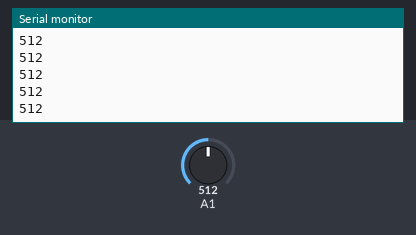
A sketch run on a simulated Arduino Uno, built with avr-gcc and run on an emulated ATmega328P. Parts: the last lines printed to the serial monitor. The test bench sets the inputs (shaded band); at power-on: A1 = 512.

Above: at 1.2 s.
1.3 s: A1 set to 716
At 1.31 s:
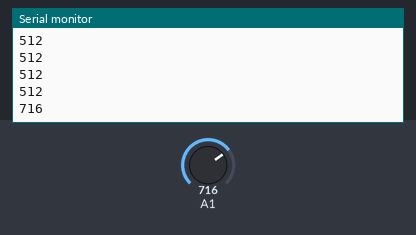
2.8 s: A1 set to 900
At 2.81 s:
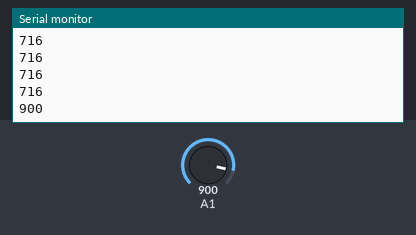
Timing chart, 0 to 5.8 s (numbered marks = the images above; inputs shaded):
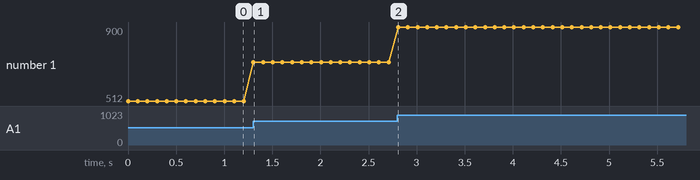

Measured:
- after the input at 1.3 s, the serial monitor: prints a new line at once (image 1)
- after the input at 2.8 s, the serial monitor: prints a new line at once (image 2)
- plotted number 1: 512 → 716 after the input at 1.3 s, 716 → 900 after the input at 2.8 s

The sketch:

sketch_jul05a.ino
```cpp
void setup() {
  pinMode(A1,INPUT);
  Serial.begin(38400);
}

void loop() {
  Serial.println(analogRead(A1));
  delay(100);
}
```

temp_IR.cpp
```cpp
 #include "temp_IR.h"

byte crc8(byte *addr, byte len)
{
 byte crc = 0;
 while (len--) {
   byte inbyte = *addr++;
   for (byte i = 8; i; i--)
   {
     byte carry = (crc ^ inbyte) & 0x80;
     crc <<= 1;
     if (carry)
       crc ^= 0x7;
     inbyte <<= 1;
   }
 }
 return crc;
}


void temp_IR::write_word16(){
  uint8_t i2c_addr_ = MLX90615_I2C_ADDR;
  byte buf [] = {0x00, 0x24,0x00,0x00  };
  byte crc = crc8 (buf, sizeof buf);
  Serial.print ("CRC was: ");
  Serial.println (crc, HEX);


  Wire.beginTransmission(0x00);
  Wire.write(0x24); //Register Address to write to
  Wire.write(0x00); //Erase low byte (write 0)
  Wire.write(0x00); //Erase high byte (write 0)1
  Wire.write(crc); //Erase high byte (write 0)1
  Serial.println( Wire.endTransmission() );
  delay(1000);


  byte bu2 [] = {0x00, 0x24,0xFF,0xFF  };
  crc = crc8 (bu2, sizeof bu2);
  Serial.print ("CRC was: ");
  Serial.println (crc, HEX);

  Wire.beginTransmission(0x00);
  Wire.write(0x24); //Register Address to write to
  Wire.write(0xFF); //Erase low byte (write 0)
  Wire.write(0xFF); //Erase high byte (write 0)1
  Wire.write(crc); //Erase high byte (write 0)1
  Serial.println( Wire.endTransmission() );
  delay(1000);
}

void temp_IR::set_emissivity(int em){
  write_word16();
  Serial.print("Emissivity: ");
  Serial.println(read_word16(EPROOM_EMMISSION),HEX);
  Serial.print("Emissivity2: ");
  Serial.println(read_word16(0x2F),DEC);

}

void temp_IR::begin() {
  Wire.begin();
}

float temp_IR::get_AMB_tmp(){
	return read_word16(RAM_TA)*0.02 - 273.15;
}

float temp_IR::get_OBJ1_tmp(){
	return read_word16(RAM_TOBJ1)*0.02 - 273.15;
}

float temp_IR::get_OBJ2_tmp(){
	return read_word16(RAM_TOBJ2)*0.02 - 273.15;
}

float temp_IR::get_OBJTOT_tmp(){
	float obj1 = read_word16(RAM_TOBJ1);
	float obj2 = read_word16(RAM_TOBJ2);
	return (((obj1 + obj2)/2)*0.02 - 273.15);
}
uint16_t temp_IR::read_word16(uint8_t reg){
  uint8_t i2c_addr_ = MLX90615_I2C_ADDR;
  uint16_t data, LSB, MSB;
  Wire.beginTransmission(i2c_addr_);
  Wire.write(reg);
  Wire.endTransmission(false);

  Wire.requestFrom(i2c_addr_, (uint8_t)3);
  LSB= Wire.read();       // read low byte
  MSB = Wire.read(); // read high byte
  MSB = MSB << 8;
  data = MSB|LSB;
  Wire.read(); // read and discard PEC (packet error code

  return data;
}
```

temp_IR.h
```cpp
#include <Wire.h>
#if (ARDUINO >= 100)
 #include "Arduino.h"
#else
 #include "WProgram.h"
#endif

#define MLX90615_I2C_ADDR    0x5A
//RAM ACCESS
#define RAM_RAW_DATA_IR_CHANNEL_1 	0x04
#define RAM_RAW_DATA_IR_CHANNEL_2 	0x05
#define RAM_TA                    	0x06
#define RAM_TOBJ1                 	0x07
#define RAM_TOBJ2                 	0x08

//EPROM ACCESS
#define EPROOM_MAX					0x20
#define EPROOM_MIN 					0x21
#define EPROOM_TA_RANGE 			0x23
#define EPROOM_PWM_CONTROL 			0x22
#define EPROOM_EMMISSION 			0x24

class temp_IR{
	private:
		uint16_t read_word16(uint8_t reg);
		void  write_word16();
	public:

		void  begin();
		float get_AMB_tmp();
		float get_OBJ1_tmp();
		float get_OBJ2_tmp();
		float get_OBJTOT_tmp();
		void set_emissivity(int em);

};
```

temp_RTD.cpp
```cpp
 #include "temp_RTD.h"


/*

float tempsensor::get_OBJ2_tmp(){
	return read_word16(RAM_TOBJ2)*0.02 - 273.15;
}


*/
```

temp_RTD.h
```cpp
#include <Wire.h>
#if (ARDUINO >= 100)
 #include "Arduino.h"
#else
 #include "WProgram.h"
#endif


class temp_RTD{
	private:
		uint16_t read_word16(uint8_t reg);
		void  write_word16();
	public:

		void  begin();
		float get_AMB_tmp();
		float get_OBJ1_tmp();
		float get_OBJ2_tmp();
		float get_OBJTOT_tmp();
		void set_emissivity(int em);

};
```

PWMdriver.cpp
```cpp
 #include "PWMdriver.h"


PWMdriver::PWMdriver(int en1Pin, int en2Pin, int duty,int direction) {
  en1 = en1Pin;
  en2 = en2Pin;
  D = duty;
  dir = direction;
}

void PWMdriver::activate(){
	switch (dir){
		case 1:
			digitalWrite(en1, LOW);
			analogWrite(en2, D);
			return;
		case -1:
			analogWrite(en1, D);
			digitalWrite(en2, LOW);
			return;
		case 0:
			digitalWrite(en1, LOW);
			digitalWrite(en2, LOW);
			return;
	}

}

void PWMdriver::begin(){
	pinMode(en1,OUTPUT);
	pinMode(en2,OUTPUT);

	digitalWrite(en1, LOW);
	digitalWrite(en2, LOW);
}


void PWMdriver::set_Duty_Cycle(int duty){
	D = duty;
	activate();
}

int PWMdriver::get_Duty_Cycle(){
	return D;
}

int PWMdriver::get_En1(){
	return en1;
}

int PWMdriver::get_En2(){
	return en2;
}

void PWMdriver::set_Dir(int direction){
	dir = direction;
	activate();

}

void PWMdriver::set_control(int direction, int duty){
	dir = direction;
	D = duty;
	activate();
}
```

PWMdriver.h
```cpp
#if (ARDUINO >= 100)
 #include "Arduino.h"
#else
 #include "WProgram.h"
#endif

class PWMdriver{
private:
	int en1;
	int en2;
	int D;
	int dir;
	void activate();
public:
	PWMdriver(int en1Pin, int en2Pin, int duty, int direction );
	void begin();

	void set_Duty_Cycle(int duty);
	int get_Duty_Cycle();

	int get_En1();
	int get_En2();
	void set_Dir(int direction);

	void set_control(int direction, int duty);
};
```
